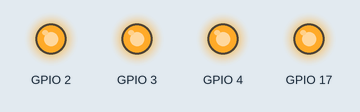
Recording of a program running on a simulated Raspberry Pi (BCM pin numbers). On the bench: output pins drawn as LEDs (lit = HIGH).

Above: at 0.2 s.
At 1.7 s:
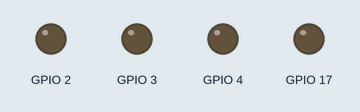
Timing chart, 0 to 3.0 s (numbered marks = the images above):
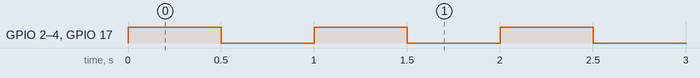

Measured:
- by itself, GPIO 2–4, GPIO 17: alternates HIGH for 0.50 s and LOW for 0.50 s

The program:

RelayTest3.py
```python
import RPi.GPIO as GPIO
from time import sleep

# The script as below using BCM GPIO 00..nn numbers
GPIO.setmode(GPIO.BCM)

# Set relay pins as output
GPIO.setup(2, GPIO.OUT)
GPIO.setup(3, GPIO.OUT)
GPIO.setup(4, GPIO.OUT)
GPIO.setup(17, GPIO.OUT)

# Time to sleep between operations in the main loop
SleepTimeS = 0.5

# Main Loop
try:
        while (True):

            # Turn all relays ON
            GPIO.output(2, GPIO.HIGH)
            GPIO.output(3, GPIO.HIGH)
            GPIO.output(4, GPIO.HIGH)
            GPIO.output(17, GPIO.HIGH)
            # Sleep for 5 seconds
            sleep(SleepTimeS)
            # Turn all relays OFF
            GPIO.output(2, GPIO.LOW)
            GPIO.output(3, GPIO.LOW)
            GPIO.output(4, GPIO.LOW)
            GPIO.output(17, GPIO.LOW)
            # Sleep for 5 seconds
            sleep(SleepTimeS)

# End program cleanly with keyboard
except KeyboardInterrupt:
    print "Good bye!"
    GPIO.cleanup()
```
